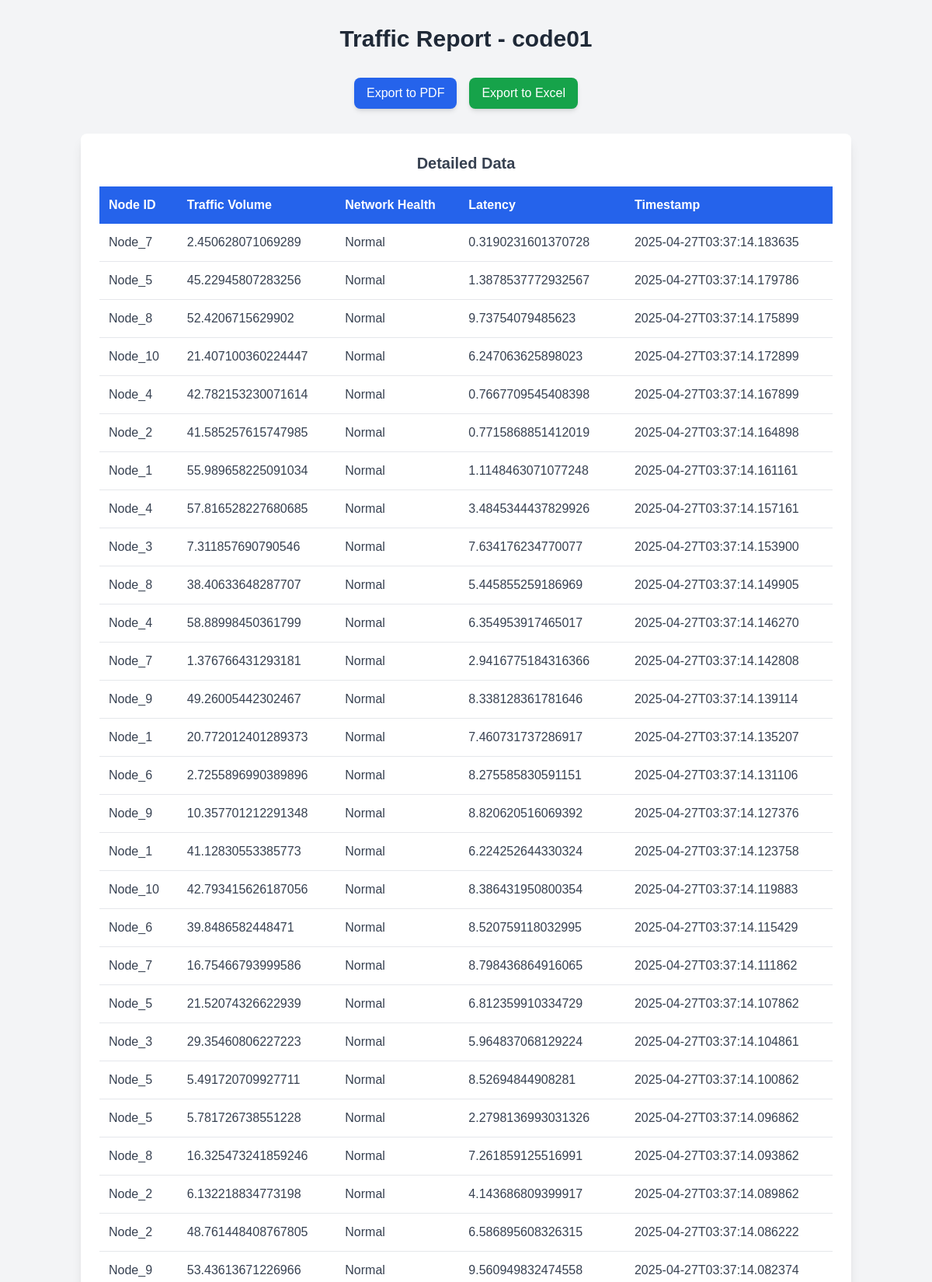
The app's page /report/code01 (upper part) with its own data.
### tables this page shows
CREATE TABLE blocks
                 (timestamp TEXT, node_id TEXT, traffic_type TEXT, traffic_volume REAL,
                  network_health TEXT, latency REAL, previous_hash TEXT, block_hash TEXT);

### web/app.py (the view)
@app.route('/report/<code>', methods=['GET'])
def report_code(code):
    if code not in SCRIPTS:
        return jsonify({'error': f'Invalid code: {code}'}), 404
    reports, detailed_data, detailed_columns = get_reports()
    report = reports.get(code, {'error': f'No data available for {code}'})
    data = detailed_data.get(code, [])
    columns = detailed_columns.get(code, ['Metric', 'Value'])
    return render_template('report.html',
                         report=report,
                         detailed_data=data,
                         detailed_columns=columns,
                         code=code)

### web/app.py (called while the page is built)
def table_exists(conn, table_name):
    c = conn.cursor()
    c.execute("SELECT name FROM sqlite_master WHERE type='table' AND name=?", (table_name,))
    return c.fetchone() is not None

### web/templates/report.html (shortened to what this page needs)
<!DOCTYPE html>
<html lang="en">
<head>
    <script src="https://cdn.tailwindcss.com"></script>
</head>
<body class="bg-gray-100 min-h-screen flex items-center justify-center">
    <div class="container mx-auto px-4 py-8 max-w-5xl">
        <h1 class="text-3xl font-bold text-gray-800 text-center mb-8 animate-bounce">Traffic Report - {{ code }}</h1>
        <div class="export-buttons flex justify-center gap-4 mb-8">
            <a href="/export/pdf/{{ code }}"
               class="bg-blue-600 text-white px-4 py-2 rounded-lg shadow-md hover:bg-blue-700 transition-transform transform hover:scale-105">
                Export to PDF
            </a>
            <a href="/export/excel/{{ code }}"
               class="bg-green-600 text-white px-4 py-2 rounded-lg shadow-md hover:bg-green-700 transition-transform transform hover:scale-105">
                Export to Excel
            </a>
        </div>
        <div class="report-table bg-white rounded-lg shadow-lg p-6">
            {% if 'error' in report %}
                <p class="text-red-600 text-center">{{ report['error'] }}</p>
            {% else %}
                <h2 class="text-xl font-semibold text-gray-700 mb-4 text-center">Detailed Data</h2>
                <div class="overflow-x-auto">
                    <table class="w-full border-collapse">
                        <thead>
                            <tr class="bg-blue-600 text-white">
                                {% for column in detailed_columns %}
                                    <th class="p-3 text-left">{{ column }}</th>
                                {% endfor %}
                            </tr>
                        </thead>
                        <tbody>
                            {% for row in detailed_data %}
                                <tr class="border-b border-gray-200 hover:bg-gray-50 transition-colors">
                                    {% for cell in row %}
                                        <td class="p-3 text-gray-700">{{ cell }}</td>
                                    {% endfor %}
                                </tr>
                            {% endfor %}
                        </tbody>
                    </table>
                </div>
            {% endif %}
        </div>
    </div>
</body>
</html>

### web/templates/report.html (style rules this page uses)
body { font-family: 'Poppins', sans-serif; }

### records on screen
blocks: node "Node_7", traffic_volume "2.450628071069289", network_health "Normal", latency "0.3190231601370728", timestamp "2025-04-27T03:37:14.183635"
blocks: node "Node_5", traffic_volume "45.22945807283256", network_health "Normal", latency "1.3878537772932567", timestamp "2025-04-27T03:37:14.179786"
blocks: node "Node_8", traffic_volume "52.4206715629902", network_health "Normal", latency "9.73754079485623", timestamp "2025-04-27T03:37:14.175899"
blocks: node "Node_10", traffic_volume "21.407100360224447", network_health "Normal", latency "6.247063625898023", timestamp "2025-04-27T03:37:14.172899"
blocks: node "Node_4", traffic_volume "42.782153230071614", network_health "Normal", latency "0.7667709545408398", timestamp "2025-04-27T03:37:14.167899"
blocks: node "Node_2", traffic_volume "41.585257615747985", network_health "Normal", latency "0.7715868851412019", timestamp "2025-04-27T03:37:14.164898"
blocks: node "Node_1", traffic_volume "55.989658225091034", network_health "Normal", latency "1.1148463071077248", timestamp "2025-04-27T03:37:14.161161"
blocks: node "Node_4", traffic_volume "57.816528227680685", network_health "Normal", latency "3.4845344437829926", timestamp "2025-04-27T03:37:14.157161"
blocks: node "Node_3", traffic_volume "7.311857690790546", network_health "Normal", latency "7.634176234770077", timestamp "2025-04-27T03:37:14.153900"
blocks: node "Node_8", traffic_volume "38.40633648287707", network_health "Normal", latency "5.445855259186969", timestamp "2025-04-27T03:37:14.149905"
blocks: node "Node_4", traffic_volume "58.88998450361799", network_health "Normal", latency "6.354953917465017", timestamp "2025-04-27T03:37:14.146270"
blocks: node "Node_7", traffic_volume "1.376766431293181", network_health "Normal", latency "2.9416775184316366", timestamp "2025-04-27T03:37:14.142808"
blocks: node "Node_9", traffic_volume "49.26005442302467", network_health "Normal", latency "8.338128361781646", timestamp "2025-04-27T03:37:14.139114"
blocks: node "Node_1", traffic_volume "20.772012401289373", network_health "Normal", latency "7.460731737286917", timestamp "2025-04-27T03:37:14.135207"
blocks: node "Node_6", traffic_volume "2.7255896990389896", network_health "Normal", latency "8.275585830591151", timestamp "2025-04-27T03:37:14.131106"
blocks: node "Node_9", traffic_volume "10.357701212291348", network_health "Normal", latency "8.820620516069392", timestamp "2025-04-27T03:37:14.127376"
blocks: node "Node_1", traffic_volume "41.12830553385773", network_health "Normal", latency "6.224252644330324", timestamp "2025-04-27T03:37:14.123758"
blocks: node "Node_10", traffic_volume "42.793415626187056", network_health "Normal", latency "8.386431950800354", timestamp "2025-04-27T03:37:14.119883"
blocks: node "Node_6", traffic_volume "39.8486582448471", network_health "Normal", latency "8.520759118032995", timestamp "2025-04-27T03:37:14.115429"
blocks: node "Node_7", traffic_volume "16.75466793999586", network_health "Normal", latency "8.798436864916065", timestamp "2025-04-27T03:37:14.111862"
blocks: node "Node_5", traffic_volume "21.52074326622939", network_health "Normal", latency "6.812359910334729", timestamp "2025-04-27T03:37:14.107862"
blocks: node "Node_3", traffic_volume "29.35460806227223", network_health "Normal", latency "5.964837068129224", timestamp "2025-04-27T03:37:14.104861"
blocks: node "Node_5", traffic_volume "5.491720709927711", network_health "Normal", latency "8.52694844908281", timestamp "2025-04-27T03:37:14.100862"
blocks: node "Node_5", traffic_volume "5.781726738551228", network_health "Normal", latency "2.2798136993031326", timestamp "2025-04-27T03:37:14.096862"
blocks: node "Node_8", traffic_volume "16.325473241859246", network_health "Normal", latency "7.261859125516991", timestamp "2025-04-27T03:37:14.093862"
blocks: node "Node_2", traffic_volume "6.132218834773198", network_health "Normal", latency "4.143686809399917", timestamp "2025-04-27T03:37:14.089862"
blocks: node "Node_2", traffic_volume "48.761448408767805", network_health "Normal", latency "6.586895608326315", timestamp "2025-04-27T03:37:14.086222"
blocks: node "Node_9", traffic_volume "53.43613671226966", network_health "Normal", latency "9.560949832474558", timestamp "2025-04-27T03:37:14.082374"

### other values on screen
{{ code }} "code01"
{{ column }} "Node ID" "Traffic Volume" "Network Health" "Latency" "Timestamp"
